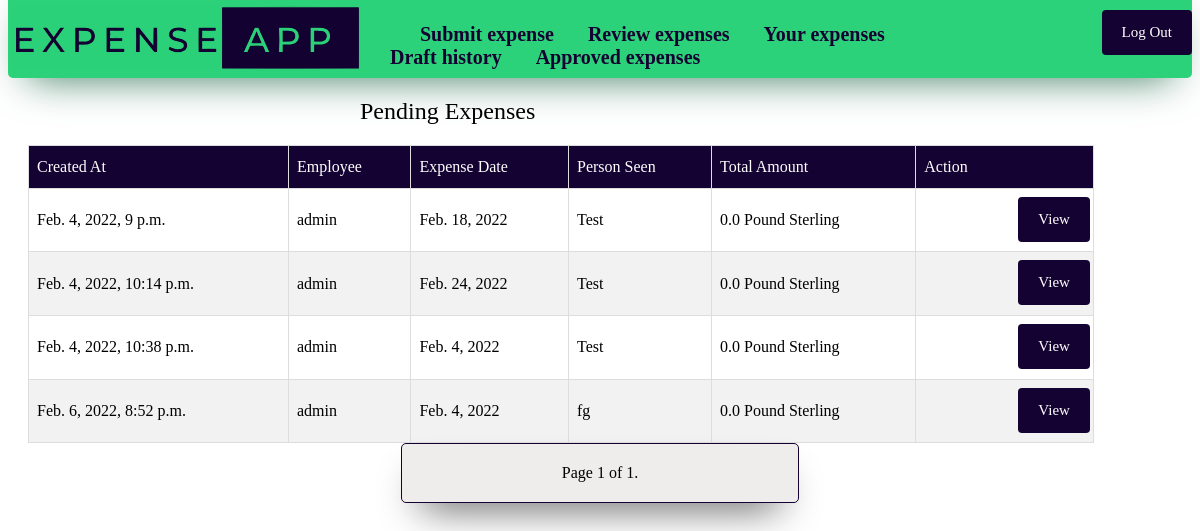
The page /review/ (signed in) on the database its author committed.
### expense_app/models.py (models this page shows)
class Expense(models.Model):
    Approved = "AP"
    Rejected = "RE"
    Draft = "DR"
    Pending = "PE"
    Accommodation = "AC"
    Subsistence = "SU"
    Mileage = "MI"
    Staff_entertainment = "SE"
    Client_entertainment = "CE"
    Other = "OH"
    Flights = "FL"
    Other_travel = "OT"
    Euro = "EU"
    GBP = "GB"
    USD = "US"
    SGD = "SG"
    AUD = "AU"
    CHF = "CH"
    HKD = "HK"
    Status_Type = [(Approved, "Approved"), (Rejected, "Rejected"), (Draft, "Draft"), (Pending, "Pending")]
    Claim_Type = [(Accommodation, "Accommodation"), (Client_entertainment, "Client entertainment (Incl VAT)"), (Flights, "Flights"), (Mileage, "Mileage"), (Other, "Other"), (Other_travel, "Other travel"), (Staff_entertainment, "Staff entertainment"), (Subsistence, "Subsistence")]
    Currency_Type = [(Euro, "Euro"), (GBP, "Pound Sterling"), (USD, "US Dollar"), (SGD, "Singaporean Dollar"), (AUD, "Australian Dollar"), (CHF, "Swiss Franc"), (HKD, "Hong Kong Dollar")]
    time = models.DateTimeField(auto_now = True, editable= False)
    expense_amount = models.FloatField(validators=[MinValueValidator(0.0)], default=0)
    VAT_amount = models.FloatField(validators=[MinValueValidator(0.0)], default=0)
    employee = models.ForeignKey(User, on_delete=models.CASCADE, default = id(User))
    catagory = models.CharField(max_length = 2, choices= Claim_Type, default = "OH")
    persons_seen = models.CharField(max_length = 50, blank=False)
    information = models.TextField(max_length = 500)
    status = models.CharField(max_length = 2, choices= Status_Type, default = "PE")
    manager = models.ForeignKey(User, on_delete=models.PROTECT, limit_choices_to={'groups__name': "Manager"}, related_name='manager', default = id(User))
    manager_comment = models.TextField(max_length = 500, blank= True)
    expense_date = models.DateField()
    currency = models.CharField(max_length = 2, choices = Currency_Type, default = "GB")
    document = models.FileField(upload_to='media', blank= True)
    class Meta:
        ordering = ["time"]

### expense_app/views.py (the view)
# urls.py: path('review/', views.ExpenseReview.as_view(), name = "review"),
class ExpenseReview(LoginRequiredMixin, PermissionRequiredMixin, ListView):
  permission_required = "expense_app.view_expense"
  raise_exception = True
  model = Expense
  template_name = "expense_app/review.html"
  paginate_by = 10
  def get_queryset(self):
    return Expense.objects.filter(status = "PE", manager = self.request.user)

### expense_app/templatetags/auth_extras.py (called while the page is built)
@register.filter(name='has_group')
def has_group(user, group_name):
    return user.groups.filter(name=group_name).exists()

### expense_app/templates/expense_app/review.html (shortened to what this page needs)
<!DOCTYPE html>
{% extends 'expense_app/base.html' %}
{% block content %}
<h2>Pending Expenses</h2>
<table id="expense">
  <tr>
    <th>Created At</th>
    <th>Employee</th>
    <th>Expense Date</th>
    <th>Person Seen</th>
    <th>Total Amount </th>
    <th>Action</th>
  </tr>
  {% for expense in object_list %}
    <tr>
        <td>{{ expense.time}}</td>
        <td>{{ expense.employee }}</td>
        <td>{{expense.expense_date}}</td>
        <td>{{expense.persons_seen}}</td>
        <td>{{expense.VAT_amount}} {{expense.get_currency_display}}</td>
        <td><a href="{% url 'claim' expense.id %}"><button>View</button></a></td>
    </tr>
  {% endfor %}
</table>
<div class="pagination">
  <span class="step-links">
      <span class="current">
          Page {{ page_obj.number }} of {{ page_obj.paginator.num_pages }}.
      </span>
  </span>
</div>
{% endblock %}

### expense_app/templates/expense_app/base.html (style rules this page uses)
* { font-family: Verdana; font-weight: Normal; }
table { border-collapse: collapse; width: 90%; margin-left: 20px; }
td, th { border: 1px solid #ddd; padding: 8px; }
tr:nth-child(even) { background-color: #f2f2f2; }
th { padding-top: 12px; padding-bottom: 12px; text-align: left; background-color: #140332; color: white; }
button, input[type=submit] { background-color: #140332; color: white; padding: 14px 20px; margin-left: 40%; margin-top: 0%; margin-bottom: 1%; border: none; border-radius: 4px; cursor: pointer; font-size: 15px ; }
div { border-radius: 5px; background-color: #e4dede93; padding: 20px; text-align: center; width: 30%; margin: auto; border: solid 1px #140332; z-index: 1; box-shadow: 0px 20px 40px -20px black; }
a { margin-left: 30px; margin-top: 20px; padding-top: 20px; text-decoration: None; font-weight: bold; font-size: 20px; color:#140332; }

### rows shown on the page
Expense: time "Feb. 4, 2022, 9 p.m.", employee "admin", expense_date "Feb. 18, 2022", persons_seen "Test", VAT_amount "0.0", currency "Pound Sterling"
Expense: time "Feb. 4, 2022, 10:14 p.m.", employee "admin", expense_date "Feb. 24, 2022", persons_seen "Test", VAT_amount "0.0", currency "Pound Sterling"
Expense: time "Feb. 4, 2022, 10:38 p.m.", employee "admin", expense_date "Feb. 4, 2022", persons_seen "Test", VAT_amount "0.0", currency "Pound Sterling"
Expense: time "Feb. 6, 2022, 8:52 p.m.", employee "admin", expense_date "Feb. 4, 2022", persons_seen "fg", VAT_amount "0.0", currency "Pound Sterling"

### other values the page prints
{{ page_obj.number }} "1"
{{ page_obj.paginator.num_pages }} "1"
